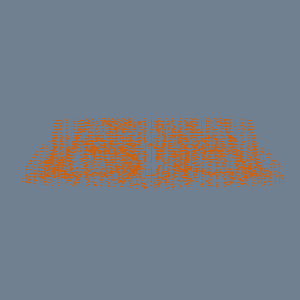

Write the Python code that produced this figure.
#!/usr/bin/env python

# Generate edge points on CT head data using vtkEdgePoints.

import os

# Factory overrides
import vtkmodules.vtkInteractionStyle  # noqa: F401
import vtkmodules.vtkRenderingOpenGL2  # noqa: F401

from vtkmodules.vtkCommonColor import vtkNamedColors
from vtkmodules.vtkFiltersGeneral import vtkEdgePoints
from vtkmodules.vtkIOImage import vtkVolume16Reader
from vtkmodules.vtkRenderingCore import (
    vtkActor,
    vtkDataSetMapper,
    vtkRenderWindow,
    vtkRenderWindowInteractor,
    vtkRenderer,
)

# Data directory
data_dir = os.environ.get("VPE_DATA_DIR", os.path.dirname(os.path.abspath(__file__)))

colors = vtkNamedColors()
rgb = [0.0, 0.0, 0.0]

# Read CT head slices
v16 = vtkVolume16Reader()
v16.SetDataDimensions(64, 64)
v16.SetDataByteOrderToLittleEndian()
v16.SetFilePrefix(os.path.join(data_dir, "headsq", "quarter"))
v16.SetDataSpacing(3.2, 3.2, 1.5)
v16.SetImageRange(30, 50)
v16.SetDataMask(0x7fff)

# Create points on edges
edge_points = vtkEdgePoints()
edge_points.SetInputConnection(v16.GetOutputPort())
edge_points.SetValue(1150)

mapper = vtkDataSetMapper()
mapper.SetInputConnection(edge_points.GetOutputPort())
mapper.ScalarVisibilityOff()

colors.GetColorRGB("raw_sienna", rgb)
head_actor = vtkActor()
head_actor.SetMapper(mapper)
head_actor.GetProperty().SetColor(rgb)

# Renderer
colors.GetColorRGB("slate_grey", rgb)
renderer = vtkRenderer()
renderer.AddActor(head_actor)
renderer.SetBackground(rgb)

# Window
render_window = vtkRenderWindow()
render_window.AddRenderer(renderer)
render_window.SetSize(300, 300)
render_window.SetWindowName("edge points")

# Interactor
interactor = vtkRenderWindowInteractor()
interactor.SetRenderWindow(render_window)

# Scene
renderer.GetActiveCamera().SetPosition(99.8847, 537.86, 22.4716)
renderer.GetActiveCamera().SetFocalPoint(99.8847, 109.81, 15)
renderer.GetActiveCamera().SetViewAngle(20)
renderer.GetActiveCamera().SetViewUp(0, -1, 0)
renderer.ResetCameraClippingRange()

interactor.Initialize()
interactor.Start()
